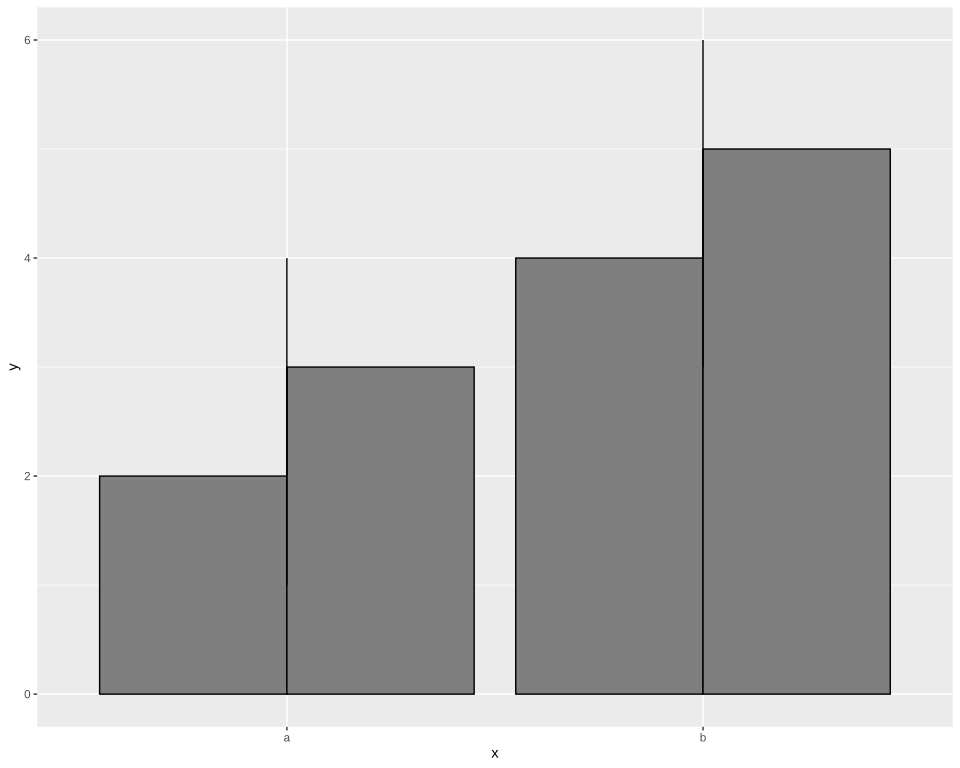

This chart was generated by the following R code:
# The plot test/golden/dodge_linerange.svg draws, drawn by ggplot2 itself, as ggplot2's own visual tests
# draw their snapshots: the independent check on that golden whenever it changes. The suite never
# runs this; it needs R, ggplot2 and vdiffr, saved as the Docker image giggly-r:ggplot2-4.0.3. From
# the repository's root:
#
#   docker run --rm -v "$PWD/test/golden":/golden:ro giggly-r:ggplot2-4.0.3 \
#     Rscript /golden/dodge_linerange.R > dodge_linerange.ggplot2.svg
#
# and compare the two drawings element by element, as test/golden/point.R does.
#
# position_dodge's page's line ranges dodged with position = "dodge": a line range has no width,
# so nothing moves, where ggplot2 also warns "Width not defined". Its ranges are columns here, the
# page's y - 1 and y + 1 written out.
# First checked with ggplot2 4.0.3 and vdiffr 1.0.9: every element and clip path matches, the x
# axis drawn before the y as in test/golden/point.R.

library(ggplot2)

d2 <- data.frame(x = c("a", "a", "b", "b"), y = 2:5, g = rep(1:2, 2), lo = 1:4, hi = 3:6)

plot <- ggplot(d2, aes(x, y, group = g)) +
  geom_col(position = "dodge", fill = "grey50", colour = "black") +
  geom_linerange(aes(ymin = lo, ymax = hi), position = "dodge") +
  theme_gray()

file <- tempfile(fileext = ".svg")
vdiffr::write_svg(plot, file)
cat(readLines(file), sep = "\n")
